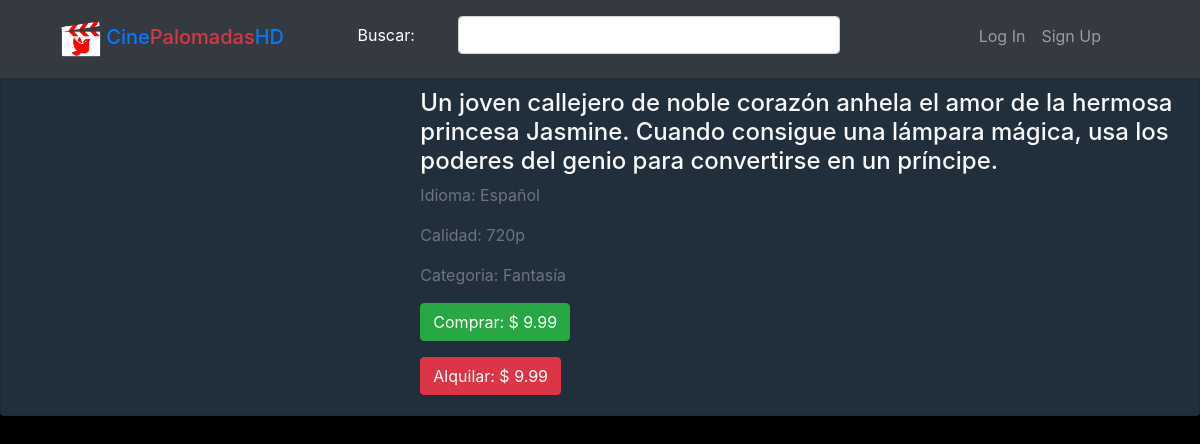
Page /Pelicula/movie&id=61 on the committed database.
### tables this page shows
CREATE TABLE `peliculas` (
  `idPelicula` int(11) NOT NULL,
  `nombre` varchar(100) NOT NULL,
  `descripcion` text NOT NULL,
  `idCategoria` int(11) NOT NULL,
  `idioma` varchar(25) NOT NULL,
  `idCalidad` int(11) NOT NULL,
  `precioCompra` decimal(3,2) NOT NULL,
  `precioAlquiler` decimal(3,2) NOT NULL,
  `stock` int(11) NOT NULL,
  `imagen` text NOT NULL,
  `disponibilidad` tinyint(1) NOT NULL
);

CREATE TABLE `calidad` (
  `idCalidad` int(11) NOT NULL,
  `calidad` varchar(10) NOT NULL
);

CREATE TABLE `categoria` (
  `idCategoria` int(11) NOT NULL,
  `nombreCategoria` varchar(100) NOT NULL
);

### controllers/PeliculaController.php (called while the page is built, shortened)
<?php
class PeliculaController
{
    public function movie()
    {
        require_once "models/Pelicula.php";
        $movies = new Pelicula();
        $movies->set_Id_Pelicula($_GET["id"]);
        $movie = $movies->Search();
        require_once "views/movie.php";
    }
}

### database/Conexion.php (called while the page is built, shortened)
<?php
class Conexion
{
    public function __construct()
    {
        try {
            $this->conn = new PDO("mysql:host=".DB_HOST.";dbname=".DB_NAME."", DB_USER, DB_PASSWORD);
            $this->conn->setAttribute(PDO::ATTR_ERRMODE, PDO::ERRMODE_EXCEPTION);
            $this->conn->exec("SET CHARACTER SET ".DB_CHARSET);
            return $this->conn;
        } catch (Exception $e) {
            print "!Error¡: " . $e->getMessage() . "</br>";
            die();
        }
    }
}

### models/Pelicula.php (called while the page is built, shortened)
<?php
require_once 'database/Conexion.php';
class Pelicula extends Conexion
{
    private $idPelicula;
    public function set_Id_Pelicula($idPelicula)
    {
        $this->idPelicula = $idPelicula;
    }
    public function get_Id_Pelicula()
    {
        return $this->idPelicula;
    }
    public function Search()
    {
        $sql = "SELECT * FROM ((peliculas INNER JOIN calidad ON peliculas.idCalidad = calidad.idCalidad) INNER JOIN categoria ON peliculas.idCategoria = categoria.idCategoria) WHERE idPelicula = ?";
        $stmt = $this->conn->prepare($sql);
        $result = $stmt->execute(array($this->get_Id_Pelicula()));
        $result = $stmt->fetch(PDO::FETCH_ASSOC);
        return $result;
    }
}

### views/movie.php (the view, shortened to what this page needs)
<main>
    <div class="card mb-3 text-light" style="background-color: #212F3C;">
    <div class="row no-gutters">
        <div class="col-md-4">
        </div>
        <div class="col-md-8">
        <div class="card-body">
            <h5 class="card-title"><h1 class="text-light"><?= $movie["nombre"] ?></h1></h5>
            <h4 class="card-text"><?= $movie["descripcion"] ?></h4>
            <p class="text-muted">Idioma: <?= $movie["idioma"] ?></p>
            <p class="text-muted">Calidad: <?= $movie["calidad"] ?></p>
            <p class="text-muted">Categoria: <?= $movie["nombreCategoria"] ?></p>
            <div class="row col-12 mt-2" data-idpelicula="<?php echo $movie["idPelicula"]; ?>" data-idusuario="<?php echo $_SESSION['id']; ?>" data-nombre="<?php echo $movie["nombre"]; ?>">
                <?php
                    $peliculaAux = new Pelicula();
                ?>
                <div class="row col-12">
                    <?php if(!isset($_SESSION["id"])) { ?>
                        <a href="<?php echo BASE_DIR."Home/login"; ?>" class="btn btn-success" data-precio="<?php echo $movie['precioCompra'];?>">Comprar: $ <?= $movie["precioCompra"]; ?></a>
                    <?php } else if(!$peliculaAux->verifyCompra($movie["idPelicula"], $_SESSION["id"])) { ?>
                        <a class="btn btn-success btn-comprar" data-precio="<?php echo $movie['precioCompra'];?>">Comprar: $ <?= $movie["precioCompra"]; ?></a>
                    <?php } else { ?>
                        <p class="text-success">Ya compro esta pelicula</p>
                    <?php } ?>
                </div>
                <div class="row col-12 mt-3">
                   <?php if(!isset($_SESSION["id"])) { ?>
                     <a href="<?php echo BASE_DIR."Home/login"?>"; class="btn btn-danger">Alquilar: $ <?= $movie["precioAlquiler"]; ?></a>
                   <?php } else if(!$peliculaAux->verifyAlquiler($movie["idPelicula"], $_SESSION["id"])) { ?>
                        <a class="btn btn-danger btn-alquilar" data-precio="<?php echo $movie['precioAlquiler'];?>">Alquilar: $ <?= $movie["precioAlquiler"]; ?></a>
                    <?php } else { ?>
                        <p class="text-success">Ya alquilo esta pelicula</p>
                    <?php } ?>
                </div>
            </div>
        </div>
        </div>
    </div>
    </div>
</main>

### assets/css/style.css (style rules this page uses)
html { scroll-behavior: smooth; }
body { margin: 0; background-color: #000; }
h1 { font-family: Arial; color: red; }

### assets/css/styleLogin.css (style rules this page uses)
::placeholder { color: white !important; opacity: 1; }

### rows in the picture
peliculas: descripcion "Un joven callejero de noble corazón anhela el amor de la hermosa princesa Jasmine. Cuando consigue una lámpara mágica, usa los poderes del genio para convertirse en un príncipe.", idioma "Español", idCalidad.calidad "720p", idCategoria.nombreCategoria "Fantasía", precioCompra "9.99", precioAlquiler "9.99"
